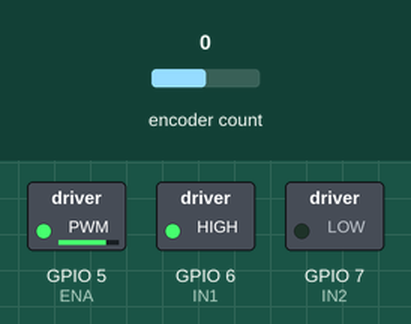
Simulated run of this sketch. Board: ESP32-S3. Shown: switched loads named in the sketch (green lamp = pin HIGH). Inputs (shaded band) come from the test bench; at power-on: encoder count 0. What the sketch prints to the serial monitor is not drawn.

Above: at 1.2 s.
1.3 s: encoder count set to 1
4.3 s: encoder count set to 0
Timing chart, 0 to 7.3 s (numbered marks = the images above; inputs shaded):
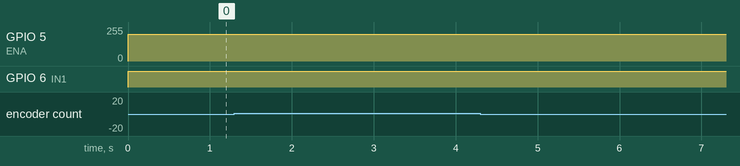

Measured:
- after the input at 1.3 s, every drawn part: stays the same
- after the input at 4.3 s, every drawn part: stays the same

The sketch:

pid_encoder_451.ino
```cpp
// snippet: pid_encoder_451
// tags: encoder
// boards: avr, esp32, megaavr, nano33iot, romi32u4
// library: Encoder
// description: Output limiting: clamp PID output to ±200 (analogWrite range)
// prompts: output, limiting, clamp, output, (analogwrite, range)
// verified: compile-only
// source: kd-generated (id 451)
// exact-include: Encoder.h

#include <Encoder.h>

const int ENA = 5, IN1 = 6, IN2 = 7;
const int ENCODER_PIN = 2;

Encoder encoder(ENCODER_PIN, ENCODER_PIN + 1); // Assuming encoder uses pin 2 and 3

int setpoint = 1000; // Desired encoder count
int currentCount = 0;
int error = 0;
int lastError = 0;
int integral = 0;
int derivative = 0;
int output = 0;
const float Kp = 1.0, Ki = 0.1, Kd = 0.01;
const int PWM_MAX = 200;

void setup() {
  pinMode(ENA, OUTPUT);
  pinMode(IN1, OUTPUT);
  pinMode(IN2, OUTPUT);
  Serial.begin(9600);
}

void loop() {
  currentCount = encoder.read();
  error = setpoint - currentCount;
  derivative = error - lastError;
  integral += error;

  // Clamp integral to prevent windup
  if (integral > 1000) integral = 1000;
  if (integral < -1000) integral = -1000;

  output = Kp * error + Ki * integral + Kd * derivative;

  // Clamp output to PWM range
  if (output > PWM_MAX) output = PWM_MAX;
  if (output < -PWM_MAX) output = -PWM_MAX;

  // Apply PWM to motor
  if (output >= 0) {
    digitalWrite(IN1, HIGH);
    digitalWrite(IN2, LOW);
  } else {
    digitalWrite(IN1, LOW);
    digitalWrite(IN2, HIGH);
  }
  analogWrite(ENA, abs(output));

  lastError = error;
  Serial.print("Error: "); Serial.println(error);
  Serial.print("Output: "); Serial.println(output);
  delay(10); // Adjust delay as needed
}
```
